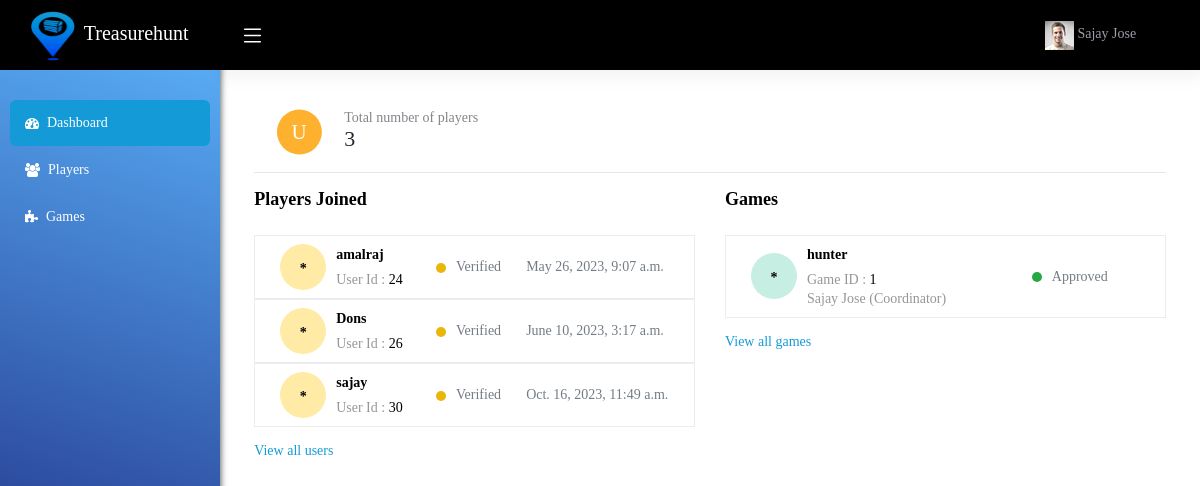
The app's page /coordinator-dashboard (signed in) with its own data.
### app/models.py (models this page shows, shortened)
class User(models.Model):
    REGISTER_CHOICES = (
        ('1', 'Coordinator'),
        ('2', 'Player'),
    )
    uid = models.AutoField(primary_key=True)
    name = models.CharField(max_length=50)
    email = models.EmailField(unique=True)
    password = models.CharField(max_length=128)
    new_password = models.CharField(max_length=128,null=True,blank=True)
    register_as = models.IntegerField(choices=REGISTER_CHOICES, null=False, blank=False)
    game = models.ForeignKey(Game, related_name='players', on_delete=models.CASCADE, null=True, blank=True)
    phonecode = models.CharField(max_length=10)
    phone = models.CharField(max_length=20)
    token = models.CharField(max_length=64, blank=True, null=True)
    created_at = models.DateTimeField(auto_now_add=True)
    updated_at = models.DateTimeField(auto_now=True)
    deleted_at = models.BooleanField(default=False)
    last_login = models.DateTimeField(null=True, blank=True)
    def __str__(self):
        registered_as = dict(self.REGISTER_CHOICES).get(str(self.register_as))
        return f"{self.name} ({registered_as})"

class Game(models.Model):
    LEVEL_CHOICES = (
        ('1', '1'),
        ('2', '2'),
        ('3', '3'),
    )
    game_name = models.CharField(max_length=50)
    game_id = models.CharField(max_length=50, unique=True)
    rules = models.TextField()
    start_date = models.DateTimeField(auto_now_add=True)
    end_date = models.DateTimeField(auto_now_add=True)
    creater = models.ForeignKey('User', related_name='games_created', on_delete=models.CASCADE)

### app/views.py (the view)
# urls.py: path('coordinator-dashboard', views.coordinator_dashboard, name='coordinator_dashboard'),
def coordinator_dashboard(request):
    if 'uid' in request.session:
        id = request.session['uid']
        user = User.objects.get(uid=id)
        games = user.games_created.all()
        players = User.objects.filter(game_login__games__in=games)
        total_players = players.count()
        game_player_counts = {}
        for game in games:
            game_player_counts[game.game_name] = game.players.count()
        context = {'players': players, 'games': games, 'user': user, 'total_players': total_players, 'game_player_counts': game_player_counts}
        return render(request, 'coordinator-dashboard/app.html', context)
    else:
        return redirect(my_login)

### template/coordinator-dashboard/app.html (shortened to what this page needs)
<!DOCTYPE html>
<html lang="en">
<head>
    {% load static %}
    <link rel="stylesheet" href="https://cdnjs.cloudflare.com/ajax/libs/font-awesome/4.7.0/css/font-awesome.min.css">
    <link href="{% static 'dashboard/css/vendor.bundle.base.css' %}"
          rel="stylesheet">
    <link href="{% static 'dashboard/css/style.css' %}" rel="stylesheet">
    <link href="{% static 'dashboard/css/viewport.css' %}" rel="stylesheet">
    <link rel="stylesheet"
          href="{% static 'dashboard/css/sweetalert-1.1.3.min.css' %}">
    <link rel="stylesheet"
          href="{% static 'dashboard/css/toastr.css' %}">
    <link rel="stylesheet"
          href="{% static 'dashboard/css/dataTables.bootstrap4.min.css' %}">
    <link rel="stylesheet" href="{% static 'dashboard/font/noto-sans/stylesheet.css' %}">
    <link rel="stylesheet" href="{% static 'dashboard/css/select2.min.css' %}">
    <link rel="stylesheet"
          href="{% static 'dashboard/css/font-awesome/font-awesome.min.css' %}">
</head>
<body style="background-image: url('{% static 'image/banner_bg.png' %}');background-size: cover;">
<div class="container-scroller">
    <header class="">
        <nav class="navbar default-layout-navbar col-lg-12 col-12 p-0 fixed-top d-flex flex-row">
            <div class="text-left navbar-brand-wrapper d-flex align-items-center justify-content-center"><a
                    class="navbar-brand brand-logo"
                    href="#"><img
                    src="{% static 'image/logo.png' %}" alt="logo" class="ml-2  px-2 logo-img" width="100" height="50">Treasurehunt</a>
            </div>
            <div class="navbar-menu-wrapper d-flex align-items-stretch">
                <button class="navbar-toggler navbar-toggler align-self-center text-white" type="button"
                        data-toggle="minimize"> </button>
                <ul class="navbar-nav navbar-nav-right">
                    <li class="dropdown">
                        <a data-toggle="dropdown" class="dropdown-toggle" href="#">
                            <span class="avatar_login"><img alt="" src="{% static 'image/avatar1_small.png' %}"></span>
                            <span class="username text-muted">
                                {{ user.name }}
                            </span>
                        </a>
                    </li>
                    <li class="nav-item d-lg-block full-screen-link"></li>
                </ul>
            </div>
        </nav>
    </header>
    <div class="container-fluid page-body-wrapper">
        <aside>
            <nav class="sidebar sidebar-offcanvas" id="sidebar">
                <ul class="nav">
                    <li class=" null nav-item">
                        <a href="{% url 'coordinator_dashboard' %}"
                           class=" null nav-link">
                            <i class="fa fa-dashboard"></i>
                            <span class="pl-2 menu-title">Dashboard</span>
                        </a>
                    </li>
                    <li class=" null nav-item">
                        <a href="{% url 'player_details' %}"
                           class=" null nav-link">
                            <i class="fa fa-users"></i>
                            <span class="pl-2 menu-title">Players</span>
                        </a>
                    </li>
                    <li class=" null nav-item">
                        <a href="{% url 'coordinator_game_detail' %}"
                           class=" null nav-link">
                            <i class="fa fa-puzzle-piece"></i>
                            <span class="pl-2 menu-title">Games</span>
                        </a>
                    </li>
                </ul>
            </nav>
        </aside>
        {% block content %}
        <div class="main-panel">
            <div  class="content-wrapper content-wrapper-inner">
                <div class="shop_area release-container">
                    <div class="container-fluid">
                       <div class="total_points_sec">
                        <div class="point_top">
                            <div class="row">
                                <div class="flex-grow-1 col_full">
                                    <div class="points_top d-flex flex-nowrap">
                                        <div class="p_style">
                                            <span class="blinkround_sec">
                                                <div class="blinkround" href="">
                                                    <span>U</span>
                                                </div>
                                            </span>
                                        </div>
                                        <div class="point_cont text_semi_color">Total number of players
                                            <span class="d-inline-block w-100">{{ total_players }}</span>
                                        </div>
                                    </div>
                                </div>
                            </div>
                        </div>
                    </div>
                        <div class="row">
                            <div class="col-12 col-md-6 grid-margin">
                                <div class="page-header mt-3">
                                    <h3 class="page-title font-weight-medium"> Players Joined </h3>
                                </div>
                                <div class="card">
                                    <div class="card-body">
                                        <div class="table-responsive">
                                            <table class="table table-hover table_common shadow_box table-striped">
                                                <tbody>
                                                {% for i in players|slice:":4" %}
                                                <tr
                                                        class="pending_row">
                                                    <td class="sorting_1 dtr-control">
                                                        <div class="d-flex align-items-center">
                                                        <span class="dPart_icon_round color1">*</span>
                                                            <div class="activity_text">
                                                                <a
                                                                        href="#">
                                                                    <p>{{ i.name }}</p>
                                                                </a>
                                                                <span>User Id : <a
                                                                        href="#">{{ i.uid }}</a>
                                                                 </span>
                                                            </div>
                                                        </div>
                                                    </td>
                                                    <td><span class="verification">Verified</span>
                                                    </td>
                                                    <td class="time_date_table">
                                                        {{ i.created_at }}
                                                    </td>
                                                </tr>
                                                </tbody>
                                            {% endfor %}
                                            </table>
                                        </div>
                                        <a href=" player_details "
                                           class="mt-3 view_all_link">View all users</a>
                                    </div>
                                </div>
                            </div>
                            <div class="col-12 col-md-6 grid-margin">
                                <div class="page-header mt-3">
                                    <h3 class="page-title font-weight-medium"> Games</h3>
                                </div>
                                <div class="card">
                                    <div class="card-body">
                                        <div class="table-responsive">
                                            <table class="table table-hover table_common shadow_box table-striped">
                                                <tbody>
                                                {% for i in games %}
                                                <tr
                                                        class="Case_completed_row">
                                                    <td class="sorting_1 dtr-control">
                                                        <div class="d-flex align-items-center">
                                                            <span class="dPart_icon_round color1">*</span>
                                                            <div class="activity_text">
                                                                <p>{{ i.game_name }}</p>
                                                                <span>Game ID : <a
                                                                        href="#">{{ i.game_id }}</a></span>
                                                                <span>{{ i.creater }}</span>
                                                            </div>
                                                        </div>
                                                    </td>
                                                    <td><span class="verification">Approved
                                                        </span>
                                                    </td>
                                                    <td class="time_date_table">
                                                    </td>
                                                </tr>
                                                </tbody>
                                             {% endfor %}
                                            </table>
                                        </div>
                                        <a href="coordinator_game_detail"
                                           class="mt-3 view_all_link">View all games</a>
                                    </div>
                                </div>
                            </div>
                        </div>
                    </div>
                </div>
            </div>
            {% endblock%}
        </div>
    </div>
</div>
</body>
</html>

### static/dashboard/css/viewport.css (style rules this page uses)
@media (min-width: 1200px) and (max-width: 1280px) { .navbar .navbar-brand-wrapper, .sidebar { width:220px; } }
@media (min-width: 1200px) and (max-width: 1280px) { .navbar .navbar-menu-wrapper { width: calc(100% - 220px); } }
@media (min-width: 1200px) and (max-width: 1280px) { .main-panel { padding-left:220px; } }

### records on screen
User: name "Sajay Jose"
User: name "amalraj", uid "24", created_at "May 26, 2023, 9:07 a.m."
User: name "Dons", uid "26", created_at "June 10, 2023, 3:17 a.m."
User: name "sajay", uid "30", created_at "Oct. 16, 2023, 11:49 a.m."
Game: game_name "hunter", game_id "1", creater "Sajay Jose (Coordinator)"

### other values on screen
{{ total_players }} "3"
